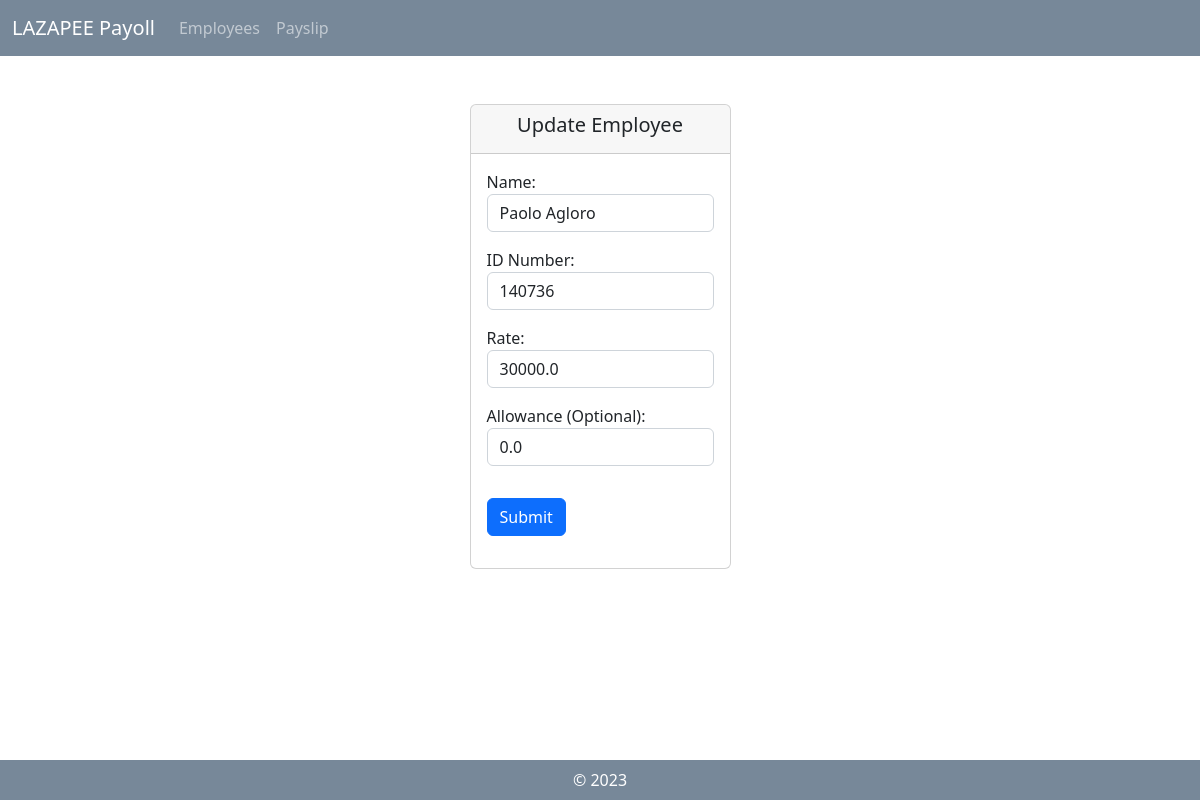
The app's page /update_employee/3/ with its own data.
### payroll_app/models.py (models this page shows, shortened)
class Employee(models.Model):
    name = models.CharField(max_length=255)
    id_number = models.CharField(max_length=20, unique=True)
    rate = models.FloatField()
    overtime_pay = models.FloatField(null = True, blank = True)
    allowance = models.FloatField(null = True, blank = True)

### payroll_app/views.py (the view)
# urls.py: path('update_employee/<int:pk>/', views.update_employee, name='update_employee'),
def update_employee(request, pk):
        if(request.method=="POST"):
                name = request.POST.get('name')
                id_number = request.POST.get('id')
                rate = request.POST.get('rate')
                if not name:
                        messages.error(request, 'Please enter a name')
                        return redirect('create_employee')
                if not id_number:
                        messages.error(request, 'Please enter an ID number')
                        return redirect('create_employee')
                if not rate:
                        messages.error(request, 'Please enter a rate')
                        return redirect('create_employee')
                if name and id_number and rate:
                        allowance = request.POST.get('allowance') or 0.0
                        Employee.objects.filter(pk=pk).update(name=name, id_number=id_number, rate=rate, allowance=allowance)
                        return redirect('view_employee')
        else:
                e = get_object_or_404(Employee, pk=pk)
                return render(request, 'payroll_app/update_employee.html', {'e':e})

### payroll_app/templates/payroll_app/update_employee.html (shortened to what this page needs)
{% extends 'payroll_app/base.html' %}
{% load static %}
                {% block content %}
                <div class="mx-auto col-4 col-md-4 col-lg-3 mt-5">
                    <div class="card">
                        <div class="card-header text-center">
                            <h5 class="card-title">Update Employee</h5>
                        </div>
                        <div class="card-body">
                            <form method="POST" action="">{% csrf_token %}
                                <div class="form-group mb-3">
                                    <label for="name"> Name: </label>
                                    <input type="text" class="form-control" id="name" name="name" value="{{e.name}}">
                                </div>
                                <div class="form-group mb-3">
                                    <label for="id"> ID Number: </label>
                                    <input type="text" class="form-control" id="id" name="id" value="{{e.id_number}}">
                                </div>
                                <div class="form-group mb-3">
                                    <label for="rate"> Rate: </label>
                                    <input type="text" class="form-control" id="rate" name="rate" value="{{e.rate}}">
                                </div>
                                <div class="form-group mb-3">
                                    <label for="allowance"> Allowance (Optional): </label>
                                    <input type="text" class="form-control" id="allowance" name="allowance" value="{{e.allowance}}">
                                </div>
                                <button type="submit" class="justify-content-center mt-3 btn btn-primary">Submit</button>
                            </form>
                        </div>
                    </div>
                </div>
                {% endblock %}

### records on screen
Employee: name "Paolo Agloro", id "140736", rate "30000.0", allowance "0.0"
